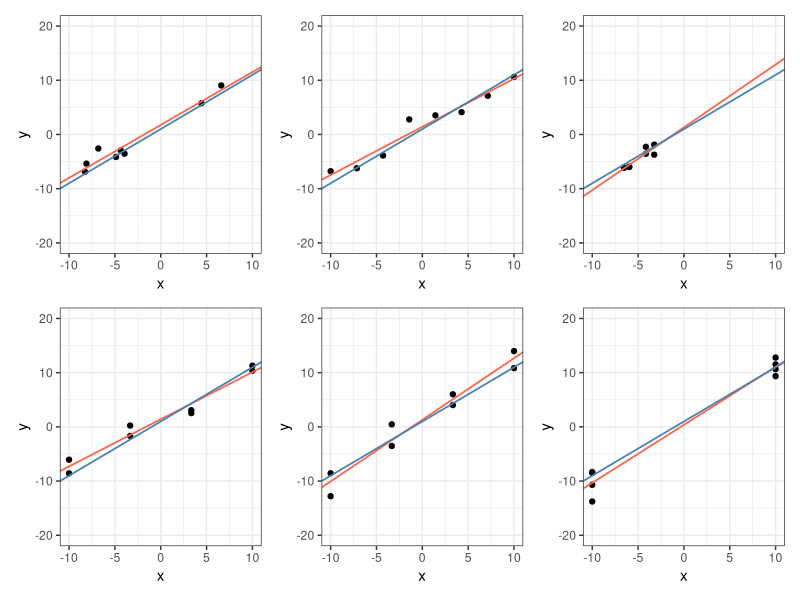

This figure's R source:
require(tidyverse)
require(patchwork)
# ==============================================================================
# GERAR AMOSTRAS ASSUMINDO ERRO ~ N(0,4)
gen_amostras <- function(x, beta0 = 1, beta1 = 1) {
  y <-  beta0 + beta1 * x + rnorm(length(x), mean = 0, sd = 2)
  return(y)
}

# GERAR DATAFRAMES PARA TODO TIPO DE DELINEAMENTO (24 amostras)

gen_dataframes <- function(n) {
  dfs <- list()

  # Tomar pontos ao acaso entre -10 e 10.
  dfs[[1]] <- data.frame(x = runif(n, -10, 10))
  dfs[[1]]$y <- gen_amostras(dfs[[1]]$x)


  # Tomar pontos igualmente espaçados no intervalo.
  dfs[[2]] <- data.frame(x = seq(from=-10, to=10, length.out=n))
  dfs[[2]]$y <- gen_amostras(dfs[[2]]$x)

  # Tomar dois valores em cada ponto escolhido ao acaso.
  dfs[[3]] <- data.frame(x = rep(runif(n/2,-10,10), 2)) %>% arrange(x)
  dfs[[3]]$y <- gen_amostras(dfs[[3]]$x)

  # Tomar dois valores em cada ponto dentre pontos igualmente espaçados.
  dfs[[4]] <- data.frame(x = rep(rep(seq(from=-10,to=10,length.out=n/2),2))) %>% arrange(x)
  dfs[[4]]$y <- gen_amostras(dfs[[4]]$x)

  # Tomar 1/4 de pontos em cada posição.
  dfs[[5]] <- data.frame(x = rep(seq(from=-10,to=10,length.out=4), n*(1/4))) %>% arrange(x)
  dfs[[5]]$y <- gen_amostras(dfs[[5]]$x)

  # Tomar metade dos valores em x=−10 e a outra metade em x=10.
  dfs[[6]] <- data.frame(x = c(rep(-10, n/2), rep(10, n/2)))
  dfs[[6]]$y <- gen_amostras(dfs[[6]]$x)
# PS: AINDA FALTA FAZER MAIS 2 FORMAS QUE A GENTE DEFINE

  return(dfs)
}

dfs <- replicate(1000, gen_dataframes(8), simplify = F) %>% flatten()

# ==============================================================================
# FUNÇÃO QUE FAZ O AJUSTE E RETORNA: A BASE DE DADOS (dfs[[i]]) UTILIZADA,
# O AJUSTE, E AS MÉTRICAS OBTIDAS

#PS: AINDA FALTA FAZER OUTRAS MÉTRICAS QUE O PROFESSOR PEDE PARA SUGERIR
fazer_ajuste <- function(x) {
  ajuste <- lm(y~., data=x)
  sumario <- summary(ajuste)

  ic_pred <- predict(ajuste, interval='predict')

  medidas <- data.frame(beta0             = as.numeric(ajuste$coefficients[1]),
                        beta1             = as.numeric(ajuste$coefficients[2]),
                        erro_padrao_beta0 = as.numeric(sumario$coefficients[,2][1]),
                        erro_padrao_beta1 = as.numeric(sumario$coefficients[,2][2]),
                        erro_padrao_medio = mean(ic_pred[,3] - ic_pred[,1]),
                        erro_padrao_max   = max(ic_pred[,3] - ic_pred[,1]),
                        determinante      = det(sumario$coefficients[,1] %*% t(sumario$coefficients[,1])))
  return(list(x, ajuste, medidas))
}


# APLICANDO OS AJUSTES NOS DIFERENTES DELINEAMENTOS DE X
ajustes <- map(dfs, fazer_ajuste)

metricas_media <- map(1:6, function(i) {
  idx <- seq(from = i, to = 6000, by = 6)
  metricas <- map(ajustes, 3)
  metricas_media <- map(idx, ~ metricas[[.x]]) %>% bind_rows() %>% colMeans()
  return(metricas_media)
})

plts <- map(1:6, function(i){
  ajustes[[c(i,1)]] %>%
    ggplot(aes(x=x,y=y)) +
      geom_point() +
      lims(x = c(-10,10), y=c(-20,20)) +
      geom_abline(slope = ajustes[[c(i,3)]]$beta1,
                  intercept = ajustes[[c(i,3)]]$beta0,
                  colour = 'tomato', linewidth = 0.6) +
      geom_abline(slope = 1, intercept = 1,
                  colour = 'steelblue', linewidth = 0.6) +
      theme_bw()
})
wrap_plots(plts, nrow = 2)

# AINDA FALTA:
# REALIZAR ESTUDO DE SIMULAÇÃO PARA MAIS AMOSTRAS
# REALIZAR MAIS DE UMA REPETIÇÃO DE CADA DELINEAMENTO
# FAZER AS DESCRITIVAS E CONCLUSÕES
